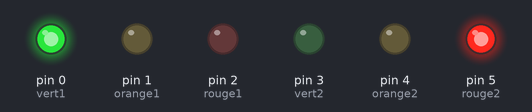
This sketch was run on a simulated Arduino Uno, built with avr-gcc and run on an emulated ATmega328P. Parts: output pins drawn as LEDs (lit = HIGH).

Above: at 1.5 s.
At 3.1 s:
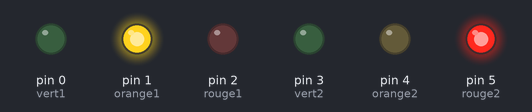
At 3.3 s:
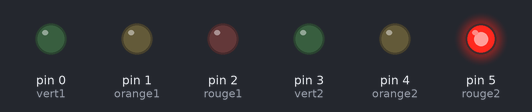
At 5.3 s:
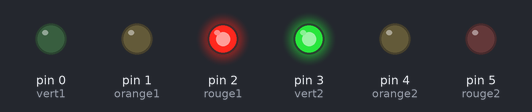
At 6.9 s:
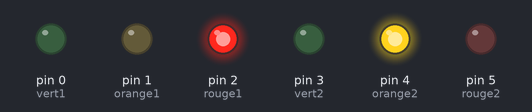
At 7.5 s:
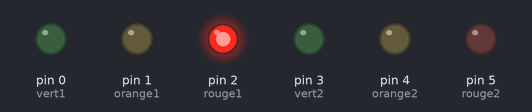
Timing chart, 0 to 9.9 s (numbered marks = the images above):
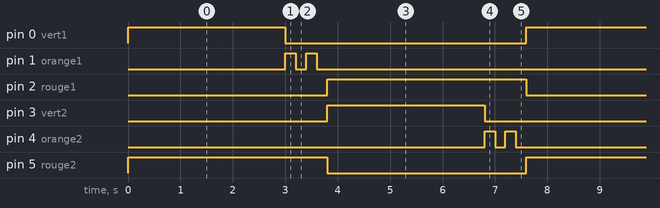

Measured:
- by itself, pin 0 (vert1), pin 3 (vert2): alternates HIGH for 3.0 s and LOW for 4.6 s
- by itself, pin 1 (orange1), pin 4 (orange2): repeats every 7.6 s: LOW 0.20 s, HIGH 0.20 s, LOW 7.0 s, HIGH 0.20 s
- by itself, pin 2 (rouge1), pin 5 (rouge2): alternates HIGH for 3.8 s and LOW for 3.8 s

The sketch:

CODE2.ino
```cpp
int vert1=0;
int orange1=1;
int rouge1=2;
int vert2=3;
int orange2=4;
int rouge2=5;

void setup() {
  pinMode(vert1,OUTPUT);
  pinMode(orange1,OUTPUT);
  pinMode(rouge1,OUTPUT);
  pinMode(vert2,OUTPUT);
  pinMode(orange2,OUTPUT);
  pinMode(rouge2,OUTPUT);
}

void loop() {
  digitalWrite(vert1,HIGH);
  digitalWrite(rouge2,HIGH);
  delay(3000);
  digitalWrite(vert1,LOW);
  digitalWrite(orange1,HIGH);
  delay(200);
  digitalWrite(orange1,LOW);
  delay(200);
    digitalWrite(orange1,HIGH);
  delay(200);
  digitalWrite(orange1,LOW);
  delay(200);
  digitalWrite(rouge2,LOW);
  digitalWrite(vert2,HIGH);
  digitalWrite(rouge1,HIGH);
  delay(3000);
  digitalWrite(vert2,LOW);
  digitalWrite(orange2,HIGH);
  delay(200);
  digitalWrite(orange2,LOW);
  delay(200);
   digitalWrite(orange2,HIGH);
  delay(200);
  digitalWrite(orange2,LOW);
  delay(200);
  digitalWrite(rouge1,LOW);
}
```
